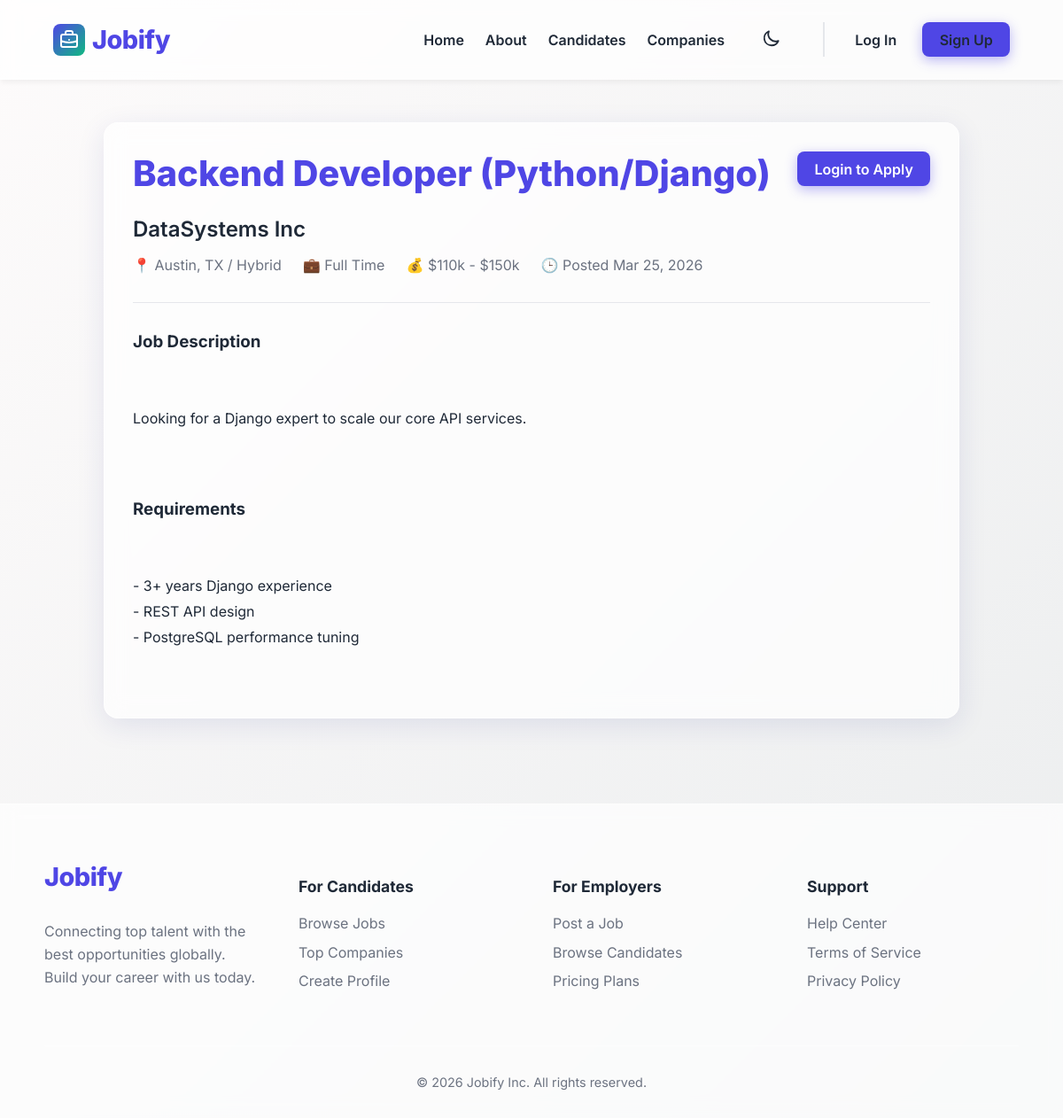
The app's page /job/3/ with its own data.
### jobs/models.py (models this page shows, shortened)
class Job(models.Model):
    JOB_TYPES = (
        ('Full Time', 'Full Time'),
        ('Part Time', 'Part Time'),
        ('Contract', 'Contract'),
        ('Internship', 'Internship'),
    )
    recruiter = models.ForeignKey(settings.AUTH_USER_MODEL, on_delete=models.CASCADE, limit_choices_to={'is_recruiter': True})
    title = models.CharField(max_length=200)
    company_name = models.CharField(max_length=200)
    location = models.CharField(max_length=200)
    salary_range = models.CharField(max_length=100, blank=True)
    job_type = models.CharField(max_length=50, choices=JOB_TYPES)
    description = models.TextField()
    requirements = models.TextField()
    created_at = models.DateTimeField(auto_now_add=True)

### jobs/views.py (the view)
# urls.py: path('job/<int:pk>/', views.job_detail, name='job_detail'),
def job_detail(request, pk):
    job = get_object_or_404(Job, pk=pk)
    has_applied = False
    if request.user.is_authenticated and request.user.is_seeker:
        has_applied = Application.objects.filter(job=job, applicant=request.user).exists()
    return render(request, 'jobs/job_detail.html', {'job': job, 'has_applied': has_applied})

### templates/jobs/job_detail.html
{% extends 'base.html' %}
{% block content %}
<div class="glass-panel" style="max-width: 900px; margin: 0 auto;">
    <div style="display: flex; justify-content: space-between; align-items: flex-start; margin-bottom: 2rem; border-bottom: 1px solid #E5E7EB; padding-bottom: 2rem;">
        <div>
            <h1 class="job-title" style="font-size: 2.5rem; margin-bottom: 0.5rem;">{{ job.title }}</h1>
            <h3 class="company-name" style="font-size: 1.5rem; color: var(--text-color);">{{ job.company_name }}</h3>
            <div style="display: flex; gap: 1.5rem; color: var(--text-muted); margin-top: 1rem;">
                <span>📍 {{ job.location }}</span>
                <span>💼 {{ job.job_type }}</span>
                {% if job.salary_range %}<span>💰 {{ job.salary_range }}</span>{% endif %}
                <span>🕒 Posted {{ job.created_at|date:"M d, Y" }}</span>
            </div>
        </div>
        <div>
            {% if user.is_authenticated and user.is_seeker %}
                {% if has_applied %}
                    <button class="btn-secondary" disabled style="opacity: 0.7; cursor: not-allowed;">Already Applied</button>
                {% else %}
                    <a href="{% url 'jobs:apply_job' job.pk %}" class="btn-primary" style="font-size: 1.1rem; padding: 0.8rem 2rem;">Apply Now</a>
                {% endif %}
            {% elif user.is_authenticated and user.is_recruiter %}
                <button class="btn-secondary" disabled style="opacity: 0.7; cursor: not-allowed;">Recruiters cannot apply</button>
            {% elif not user.is_authenticated %}
                <a href="{% url 'accounts:login' %}" class="btn-primary">Login to Apply</a>
            {% endif %}
        </div>
    </div>
    <div style="margin-bottom: 2rem;">
        <h3 style="margin-bottom: 1rem;">Job Description</h3>
        <div style="line-height: 1.8; color: var(--text-color); white-space: pre-line;">
            {{ job.description|linebreaks }}
        </div>
    </div>
    <div>
        <h3 style="margin-bottom: 1rem;">Requirements</h3>
        <div style="line-height: 1.8; color: var(--text-color); white-space: pre-line;">
            {{ job.requirements|linebreaks }}
        </div>
    </div>
</div>
{% endblock %}

### static/css/style.css (style rules this page uses)
:root { --bg-gradient: linear-gradient(135deg, #fdfbfb 0%, #ebedee 100%); --primary-color: #4F46E5; --primary-hover: #4338CA; --secondary-color: #10B981; --text-color: #1F2937; --text-muted: #6B7280; --surface-color: rgba(255, 255, 255, 0.7); --surface-borde: rgba(255, 255, 255, 0.5); --shadow: 0 8px 32px 0 rgba(31, 38, 135, 0.1); --border-radius: 16px; --transition: all 0.3s ease; }
body { margin: 0; font-family: 'Inter', sans-serif; color: var(--text-color); background: var(--bg-gradient); min-height: 100vh; }
.glass-panel { background: var(--surface-color); backdrop-filter: blur(12px); -webkit-backdrop-filter: blur(12px); border: 1px solid var(--surface-borde); border-radius: var(--border-radius); box-shadow: var(--shadow); padding: 2rem; }
.nav-links a:hover, a { color: var(--primary-color); }
.btn-primary, .btn-secondary, button[type="submit"] { padding: 0.6rem 1.2rem; border-radius: 8px; font-weight: 600; text-decoration: none; cursor: pointer; border: none; transition: var(--transition); display: inline-block; }
.btn-primary { background: var(--primary-color); color: white; box-shadow: 0 4px 14px 0 rgba(79, 70, 229, 0.39); }
.job-title { font-size: 1.25rem; font-weight: 800; color: var(--primary-color); margin: 0 0 0.5rem 0; }
.company-name { color: var(--text-muted); font-weight: 600; margin-bottom: 1rem; }

### records on screen
Job: title "Backend Developer (Python/Django)", company_name "DataSystems Inc", location "Austin, TX / Hybrid", job_type "Full Time", salary_range "$110k - $150k", created_at "Mar 25, 2026", description "Looking for a Django expert to scale our core API services.", requirements "- 3+ years Django experience - REST API design - PostgreSQL performance tuning"
